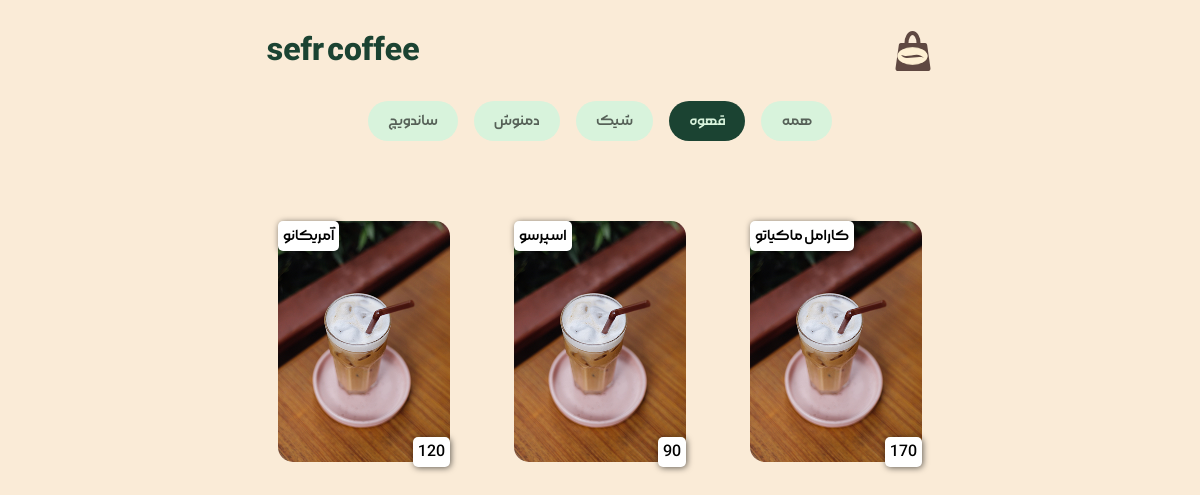
Page /menu/1/ on the committed database.
### home/models.py (models this page shows, shortened)
class Category(models.Model):
    title = models.CharField(max_length=50)

class Food_And_Drinks(models.Model):
    category = models.ForeignKey(Category,on_delete=models.CASCADE,related_name='cat')
    name = models.CharField(max_length=50)
    pic = models.ImageField(upload_to='product/')
    price = models.PositiveIntegerField()

### home/views.py (the view)
# urls.py: path('menu/<int:pk>/',views.MenuFilteredPage.as_view(),name='menu_filtered'),
class MenuFilteredPage(View):
    template_name = 'home/menu.html'
    def get(self,request,*args,**kwargs):
        cat_pk = kwargs['pk']
        cat  = get_object_or_404(Category,pk=cat_pk)
        CAT = Category.objects.all().order_by('-id')
        FAD = Food_And_Drinks.objects.filter(category=cat)
        return render(request,self.template_name,{'MU':settings.MEDIA_URL,'CAT':CAT,'FAD':FAD,'cat_pk':cat_pk})

### home/templates/home/menu.html (shortened to what this page needs)
{% extends 'base.html' %}
{% load static %}
{% block css %}
    <link rel="stylesheet" href="{% static 'home/css/menu.css' %}">
{% endblock %}
{% block body %}
<header class="header">
    <div class="header-wrp">
        <h1 class="header-txt">sefr coffee</h1>
        <div class="header-icon">
            <img src="{{MU}}img/Group 2.svg" class="header-icon__img" alt="coffee-icon">
        </div>
    </div>
</header>
<section    class="categorie">
    <div class="categorie-wrp">
        {% for c in CAT %}
        <a href="{% url 'home:menu_filtered' c.pk %}" class="categorie__items {% if cat_pk is c.pk %}categorie__items--active{% endif %}">{{c.title}}</a>
        {% endfor %}
        <a href="{% url 'home:menu' %}" class="categorie__items {% if not cat_pk %}categorie__items--active{% endif %}">همه</a>
    </div>
</section>
<section class="menu">
    <div class="menu-wrp">
        {% for f in FAD %}
        <div class="menu-item">
            <img src="{{f.pic.url}}" alt="{{f.name}}" class="menu-items__img">
            <span class="menu-item__name">{{f.name}}</span>
            <span class="menu-item__price">{{f.price}}</span>
        </div>
        {% endfor %}
    </div>
</section>
{% endblock %}

### home/static/home/css/menu.css (style rules this page uses)
:root { --color-primary:#1B4332; --color-scondry:#D8F3DC; --font-primary:morabba; --font-scondry:morabba-bold; }
* { margin: 0; padding: 0; box-sizing: border-box; }
body { background-color: antiquewhite; }
.header { padding: 30px; }
.header-wrp { display: flex; justify-content: space-around; align-items: center; }
.header-txt { color: var(--color-primary); font-size: 2rem; font-family: var(--font-scondry); }
.header-icon { width: 40px; height: 40px; }
.header-icon__img { width: 100%; height: 100%; }
.categorie { overflow-x: auto; -webkit-overflow-scrolling: touch; }
.categorie-wrp { display: flex; justify-content: center; align-items: center; gap: 1rem; }
.categorie__items { font-family: var(--font-primary); background-color: var(--color-scondry); color: rgba(0, 0, 0, 60%); padding: 10px 20px; border-radius: 20px; -webkit-border-radius: 20px; -moz-border-radius: 20px; -ms-border-radius: 20px; -o-border-radius: 20px; text-decoration: none; }
.categorie__items--active { background-color: var(--color-primary); color: var(--color-scondry); }
.menu { margin-top: 5rem; padding:0 30px; }
.menu-wrp { display: flex; justify-content: center; align-items: center; flex-wrap: wrap; gap: 4rem; }
.menu-item { display: flex; justify-content: center; align-items: center; position: relative; }
.menu-items__img { border-radius: 15px; -webkit-border-radius: 15px; -moz-border-radius: 15px; -ms-border-radius: 15px; -o-border-radius: 15px; z-index: 1; }
.menu-item__name { font-family: var(--font-primary); top: 0; left: 0; position: absolute; box-shadow: 0 4 10 #000; background-color: white; box-shadow: 1px 1px 6px rgba(0, 0,0,60%); padding: 5px; border-radius: 5px; -webkit-border-radius: 5px; -moz-border-radius: 5px; -ms-border-radius: 5px; -o-border-radius: 5px; z-index: 2; }
.menu-item__price { font-family: var(--font-primary); bottom: -5px; right: 0; position: absolute; box-shadow: 0 4 10 #000; background-color: white; box-shadow: 1px 1px 6px rgba(0, 0,0,60%); padding: 5px; border-radius: 5px; -webkit-border-radius: 5px; -moz-border-radius: 5px; -ms-border-radius: 5px; -o-border-radius: 5px; z-index: 2; }

### rows in the picture
Category: title "ساندویچ"
Category: title "دمنوش"
Category: title "شیک"
Category: title "قهوه"
Food_And_Drinks: pic (picture), name "آمریکانو", price "120"
Food_And_Drinks: pic (picture), name "اسپرسو", price "90"
Food_And_Drinks: pic (picture), name "کارامل ماکیاتو", price "170"
